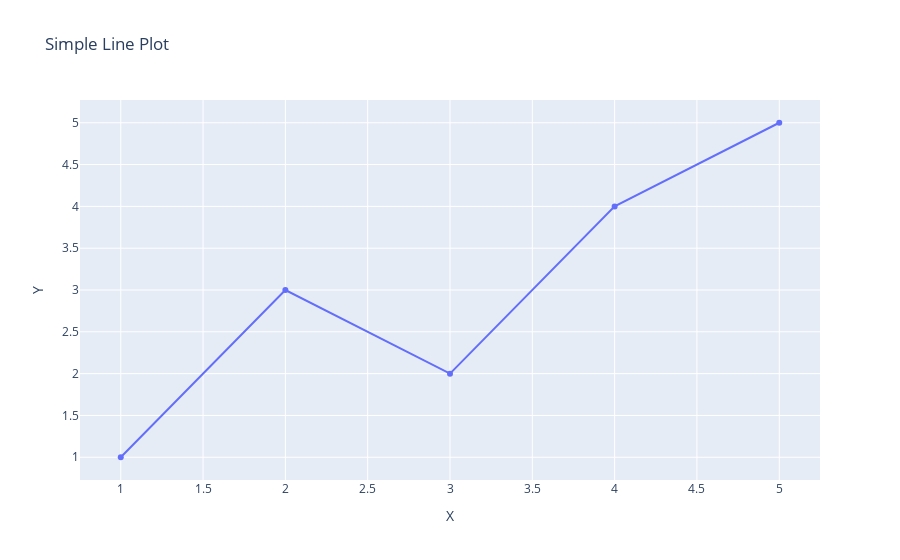

The cell this chart's notebook holds for it:
### Markdown cell above
## Line Plot

### Code cell
x_data = [1,2,3,4,5]
y_data = [1,3,2,4,5]

fig = go.Figure(data = go.Scatter(x = x_data, y = y_data))

fig.update_layout(title = 'Simple Line Plot',
                  xaxis_title = 'X',
                  yaxis_title = 'Y')

fig.show()

### Figure 1 — Plotly figure (JSON) as saved in the notebook; plotly's stock layout.template omitted (floating-point values rounded to 4 significant figures)
{"data": [{"type": "scatter", "x": [1, 2, 3, 4, 5], "y": [1, 3, 2, 4, 5]}], "layout": {"autosize": true, "title": {"text": "Simple Line Plot"}, "xaxis": {"autorange": true, "range": [0.7564, 5.244], "title": {"text": "X"}, "type": "linear"}, "yaxis": {"autorange": true, "range": [0.7429, 5.257], "title": {"text": "Y"}, "type": "linear"}}}
